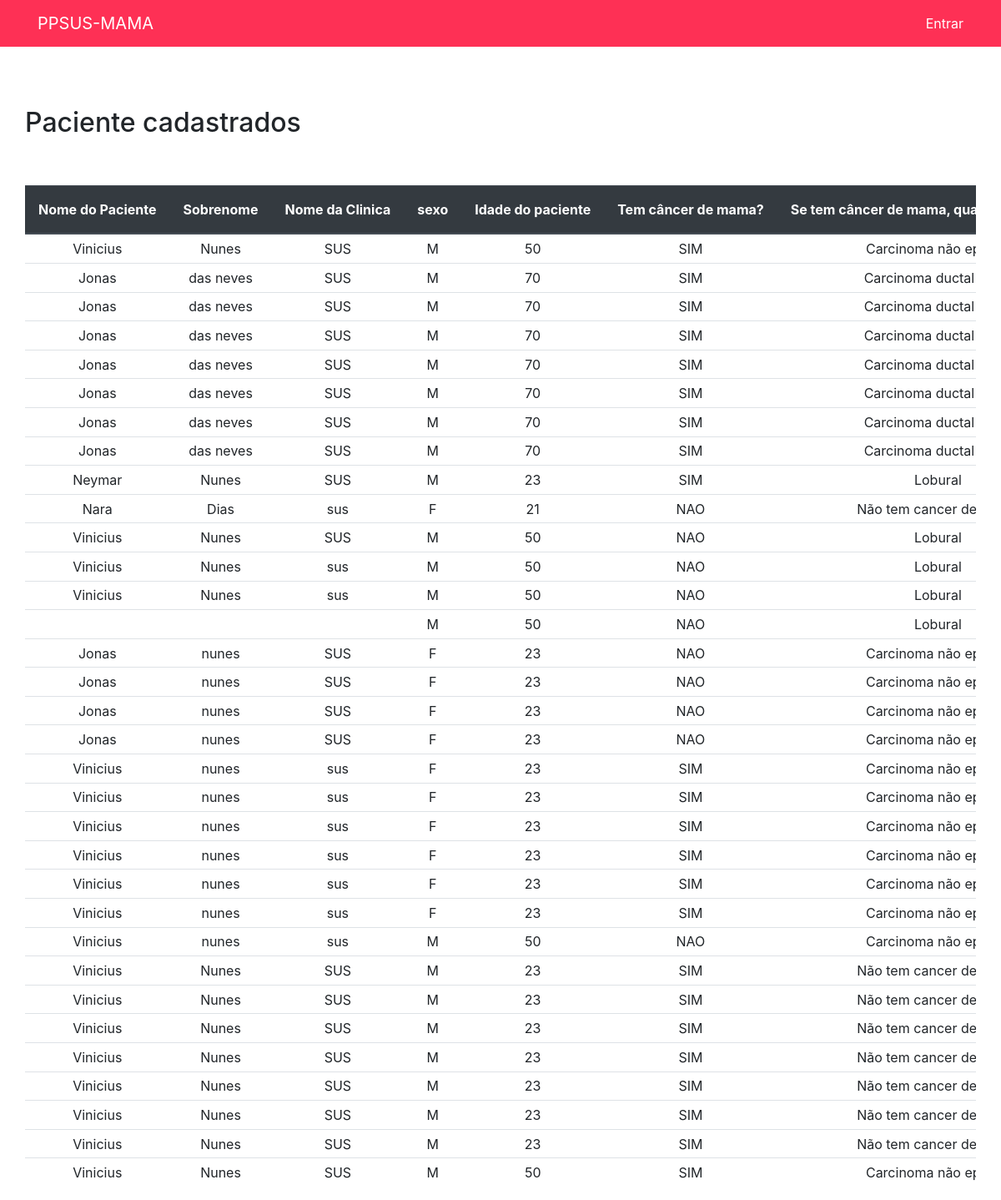
The page /visualizardados/ on the database its author committed.
### forms/models.py (models this page shows, shortened)
class Formulario(models.Model):
    nomePaciente = models.CharField("Nome do paciente:",max_length=255, blank=True)
    sobrenome = models.CharField("Sobrenome:",max_length=255, blank=True)
    nomeclinica =  models.CharField("Nome da clinica:",max_length=255, blank=True)
    tuplesexo = (
        ("F", "Feminino"),
        ("M", "Masculino"),
    )
    sexo = models.CharField("Sexo",  max_length=2,choices=tuplesexo , blank=False)
    idadepaciente =  models.CharField("Idade do paciente:",max_length=3, blank=False)
    tupleOpcao = (
        ("SIM", "SIM"),
        ("NAO", "NAO"),
    )
    temcancer = models.CharField("Tem câncer de mama?",max_length=3, choices=tupleOpcao)
    tupleCancer = (
        ("Carcinoma ductal insitu", "Carcinoma ductal insitu"),
        ("Carcinoma não epecial", "Carcinoma não epecial"),
        ("Lobural", "Lobural"),
        ("Medular", "Medular"),
        ("Metaplatico", "Metaplatico"),
        ("Mucinoso", "Mucinoso"),
        ("Não tem cancer de mama", "Não tem cancer de mama"),
    )
    cancer_mama = models.CharField("Se tem câncer de mama, qual tipo histologico?",max_length=25, choices=tupleCancer)
    tupleIdadeCancer = (
        ("Maior que 60 anos","Maior que 60 anos"),
        ("Entre 55 e 60 anos", "Entre 55 e 60 anos"),
        ("Entre 45 e 55 anos", "Entre 45 e 55 anos"),
        ("Entre 35 e 45 anos", "Entre 35 e 45 anos"),
        ("Entre 30 e 35 anos", "Entre 30 e 35 anos"),
        ("Menor que 30 anos", "Menor que 30 anos"),
        ("Menor que 30 anos", "Menor que 30 anos"),
        ("Sem diagnostico", "Sem diagnostico"),
    )
    idade_diagnostico =  models.CharField("Faixa de idade do diagnostico de câncer de mama:",max_length=25, choices=tupleIdadeCancer)
    tupleMutacao = (
        ("BRCA1", "BRCA1"),
        ("BRCA2", "BRCA2"),
        ("TP53", "TP53"),
        ("CDH1", "CDH1"),
        ("STK11", "STK11"),
        ("PTEN", "PTEN"),
        ("PALB2","PALB2"),
        ("VUS", "VUS"),
        ("NÃO APRESENTA MUTAÇÃO", "NÃO APRESENTA MUTAÇÃO"),
    )
    mutacaoGenetica =  models.CharField("Teste genético apresenta mutação do tipo:",max_length=22, choices=tupleMutacao)
    opc_bilateral = models.CharField("Historico Pessoal de cancer de mama bilateral:",max_length=3, choices=tupleOpcao)
    opc_ovario = models.CharField("Tem historico Pessoal de cançer de ovario?",max_length=3, choices=tupleOpcao)
    tupleTipoMolecular = (
        ("Luminal", "Luminal"),
        ("Luminal HEr2", "Luminal HEr2"),
        ("HEr2", "HEr2"),
        ("Triplo Negativo", "Triplo Negativo"),
        ("Não tem cancer de mama", "Não tem cancer de mama"),
    )
    tipo_molecular = models.CharField("Tipo molecular de câncer de mama:",max_length=23, choices=tupleTipoMolecular)
    tupleTamanhoDoCancer = (
        ("Insitu", "Insitu"),
        ("T1", "T1"),
        ("T2", "T2"),
        ("T3", "T3"),
        ("T4", "T4"),
        ("Não tem cancer de mama", "Não tem cancer de mama"),
    )
    tam_cancer = models.CharField("Se tem câncer, qual o tamanho do tumor:",max_length=23,choices=tupleTamanhoDoCancer)
    tupleQtdParente = (
        ("Um", "Um"),
        ("Dois", "Dois"),
        ("Três ou Mais", "Três ou Mais"),
        ("Desconhece", "Desconhece"),
    )
    qtd_parent_1 = models.CharField("Quantidade parentes de primeiro grau com câncer de mama:",max_length=12, choices=tupleQtdParente)
    qtd_parent_2 = models.CharField(" Quantidade de parentes de primeiro grau ou mais distante com câncer de mama ou ovario com idade  < 50 anos",max_length=12, choices=tupleQtdParente)
    parent_seg_grau =  models.CharField("Quantidade parentes de segundo grau ou mais distante com câncer de mama ou ovario < 50 anos:",max_length=12, choices=tupleQtdParente)
    tupleParentePrimeiroGrau= (
        ("Cancer de ovario", "Cancer de ovario"),
        ("Cancer de mama masculino", "Cancer de mama masculino"),
        ("Cancer de prostata", "Cancer de prostata"),
        ("Cancer bilateral de mama", "Cancer bilateral de mama"),
        ("Cancer de pancreas", "Cancer de pancreas"),
        ("Dois ou mais itens", "Dois ou mais itens"),
        ("Nenhum", "Nenhum"),
        ("Desconhce","Desconhece")
    )
    parent_pri_grau =  models.CharField("Parentes de primeiro grau com :",max_length=25,choices=tupleParentePrimeiroGrau)
    asc_judia =  models.CharField("Ascendencia Judia Ashkenazi:",max_length=12, choices=tupleOpcao)

### account/views.py (the view)
# urls.py: path('visualizardados/', views.viewdata, name='visualizardados'),
def viewdata(request):
    forms = Formulario.objects.order_by('id')
    return render(request, 'account/visualizardados.html', {'form': forms})

### account/templates/account/visualizardados.html (shortened to what this page needs)
{% extends 'base.html'%}
{%block conteudo%}
</div>
    <h2>Paciente cadastrados</h2>
    <div class="table-responsive mt-5">
        <table class="table table-sm">
                <thead class="thead-dark w-10">
                    <tr>
                        <th class="text-nowrap w-100 p-3" >Nome do Paciente</th>
                        <th class="text-nowrap w-100 p-3">Sobrenome</th>
                        <th class="text-nowrap w-100 p-3 ">Nome da Clinica</th>
                        <th class="text-nowrap w-100 p-3 ">sexo</th>
                        <th class="text-nowrap w-100 p-3 ">Idade do paciente</th>
                        <th class="text-nowrap w-100 p-3 ">Tem câncer de mama?</th>
                        <th class="text-nowrap w-100 p-3 ">Se tem câncer de mama, qual tipo histologico</th>
                    </tr>
                </thead>
            <tbody>
                {%for question in form %}
                    <tr>
                        <td class="text-center">{{question.nomePaciente}}</td>
                        <td class="text-center" >{{question.sobrenome}}</td>
                        <td class="text-center">{{question.nomeclinica}}</td>
                        <td class="text-center">{{question.sexo}}</td>
                        <td class="text-center">{{question.idadepaciente}}</td>
                        <td class="text-center">{{question.temcancer}}</td>
                        <td class="text-center">{{question.cancer_mama}}</td>
                    </tr>
                {% endfor %}
            </tbody>
        </table>
    </div>
{%endblock%}

### templates/base.html (shortened to what this page needs)
{% load static %}
<!DOCTYPE html>
<html lang="pt-BR">
<head>
    <link href="{% static 'vendor/bootstrap/css/bootstrap.min.css' %}" rel="stylesheet">
    <link href="{% static 'main.css' %}" rel="stylesheet">
</head>
<body>
    <nav class="navbar navbar-expand-lg  static-top">
      <div class="container  text-center">
        <a class="navbar-brand text-white " href="">PPSUS-MAMA</a>
        {% if not  user.is_authenticated %}
        <a class="text-white" href="{% url 'login'%}">Entrar</a>
        {% else %}
        <a class="text-white" href="{% url 'logout'%}">Sair</a>
        {% endif %}
      </div>
    </nav>
    <div class="container-fluid">
      <div class="row flex-nowrap">
          <div class="container">
            <div class="row">
              <div class="col-12">
                <br><br><br>
                {%block conteudo%}{%endblock%}
              </div>
            </div>
          </div>
        </div>
</body>
</html>

### templates/static/main.css (style rules this page uses)
.navbar { background-color: #FE3055; }

### rows shown on the page
Formulario: nomePaciente "Vinicius", sobrenome "Nunes", nomeclinica "SUS", sexo "M", idadepaciente "50", temcancer "SIM", cancer_mama "Carcinoma não…"
Formulario: nomePaciente "Jonas", sobrenome "das neves", nomeclinica "SUS", sexo "M", idadepaciente "70", temcancer "SIM", cancer_mama "Carcinoma ductal…"
Formulario: nomePaciente "Jonas", sobrenome "das neves", nomeclinica "SUS", sexo "M", idadepaciente "70", temcancer "SIM", cancer_mama "Carcinoma ductal…"
Formulario: nomePaciente "Jonas", sobrenome "das neves", nomeclinica "SUS", sexo "M", idadepaciente "70", temcancer "SIM", cancer_mama "Carcinoma ductal…"
Formulario: nomePaciente "Jonas", sobrenome "das neves", nomeclinica "SUS", sexo "M", idadepaciente "70", temcancer "SIM", cancer_mama "Carcinoma ductal…"
Formulario: nomePaciente "Jonas", sobrenome "das neves", nomeclinica "SUS", sexo "M", idadepaciente "70", temcancer "SIM", cancer_mama "Carcinoma ductal…"
Formulario: nomePaciente "Jonas", sobrenome "das neves", nomeclinica "SUS", sexo "M", idadepaciente "70", temcancer "SIM", cancer_mama "Carcinoma ductal…"
Formulario: nomePaciente "Jonas", sobrenome "das neves", nomeclinica "SUS", sexo "M", idadepaciente "70", temcancer "SIM", cancer_mama "Carcinoma ductal…"
Formulario: nomePaciente "Neymar", sobrenome "Nunes", nomeclinica "SUS", sexo "M", idadepaciente "23", temcancer "SIM", cancer_mama "Lobural"
Formulario: nomePaciente "Nara", sobrenome "Dias", nomeclinica "sus", sexo "F", idadepaciente "21", temcancer "NAO", cancer_mama "Não tem cancer de…"
Formulario: nomePaciente "Vinicius", sobrenome "Nunes", nomeclinica "SUS", sexo "M", idadepaciente "50", temcancer "NAO", cancer_mama "Lobural"
Formulario: nomePaciente "Vinicius", sobrenome "Nunes", nomeclinica "sus", sexo "M", idadepaciente "50", temcancer "NAO", cancer_mama "Lobural"
Formulario: nomePaciente "Vinicius", sobrenome "Nunes", nomeclinica "sus", sexo "M", idadepaciente "50", temcancer "NAO", cancer_mama "Lobural"
Formulario: sexo "M", idadepaciente "50", temcancer "NAO", cancer_mama "Lobural"
Formulario: nomePaciente "Jonas", sobrenome "nunes", nomeclinica "SUS", sexo "F", idadepaciente "23", temcancer "NAO", cancer_mama "Carcinoma não…"
Formulario: nomePaciente "Jonas", sobrenome "nunes", nomeclinica "SUS", sexo "F", idadepaciente "23", temcancer "NAO", cancer_mama "Carcinoma não…"
Formulario: nomePaciente "Jonas", sobrenome "nunes", nomeclinica "SUS", sexo "F", idadepaciente "23", temcancer "NAO", cancer_mama "Carcinoma não…"
Formulario: nomePaciente "Jonas", sobrenome "nunes", nomeclinica "SUS", sexo "F", idadepaciente "23", temcancer "NAO", cancer_mama "Carcinoma não…"
Formulario: nomePaciente "Vinicius", sobrenome "nunes", nomeclinica "sus", sexo "F", idadepaciente "23", temcancer "SIM", cancer_mama "Carcinoma não…"
Formulario: nomePaciente "Vinicius", sobrenome "nunes", nomeclinica "sus", sexo "F", idadepaciente "23", temcancer "SIM", cancer_mama "Carcinoma não…"
Formulario: nomePaciente "Vinicius", sobrenome "nunes", nomeclinica "sus", sexo "F", idadepaciente "23", temcancer "SIM", cancer_mama "Carcinoma não…"
Formulario: nomePaciente "Vinicius", sobrenome "nunes", nomeclinica "sus", sexo "F", idadepaciente "23", temcancer "SIM", cancer_mama "Carcinoma não…"
Formulario: nomePaciente "Vinicius", sobrenome "nunes", nomeclinica "sus", sexo "F", idadepaciente "23", temcancer "SIM", cancer_mama "Carcinoma não…"
Formulario: nomePaciente "Vinicius", sobrenome "nunes", nomeclinica "sus", sexo "F", idadepaciente "23", temcancer "SIM", cancer_mama "Carcinoma não…"
Formulario: nomePaciente "Vinicius", sobrenome "nunes", nomeclinica "sus", sexo "M", idadepaciente "50", temcancer "NAO", cancer_mama "Carcinoma não…"
Formulario: nomePaciente "Vinicius", sobrenome "Nunes", nomeclinica "SUS", sexo "M", idadepaciente "23", temcancer "SIM", cancer_mama "Não tem cancer de…"
Formulario: nomePaciente "Vinicius", sobrenome "Nunes", nomeclinica "SUS", sexo "M", idadepaciente "23", temcancer "SIM", cancer_mama "Não tem cancer de…"
Formulario: nomePaciente "Vinicius", sobrenome "Nunes", nomeclinica "SUS", sexo "M", idadepaciente "23", temcancer "SIM", cancer_mama "Não tem cancer de…"
Formulario: nomePaciente "Vinicius", sobrenome "Nunes", nomeclinica "SUS", sexo "M", idadepaciente "23", temcancer "SIM", cancer_mama "Não tem cancer de…"
Formulario: nomePaciente "Vinicius", sobrenome "Nunes", nomeclinica "SUS", sexo "M", idadepaciente "23", temcancer "SIM", cancer_mama "Não tem cancer de…"
Formulario: nomePaciente "Vinicius", sobrenome "Nunes", nomeclinica "SUS", sexo "M", idadepaciente "23", temcancer "SIM", cancer_mama "Não tem cancer de…"
Formulario: nomePaciente "Vinicius", sobrenome "Nunes", nomeclinica "SUS", sexo "M", idadepaciente "23", temcancer "SIM", cancer_mama "Não tem cancer de…"
Formulario: nomePaciente "Vinicius", sobrenome "Nunes", nomeclinica "SUS", sexo "M", idadepaciente "50", temcancer "SIM", cancer_mama "Carcinoma não…"
